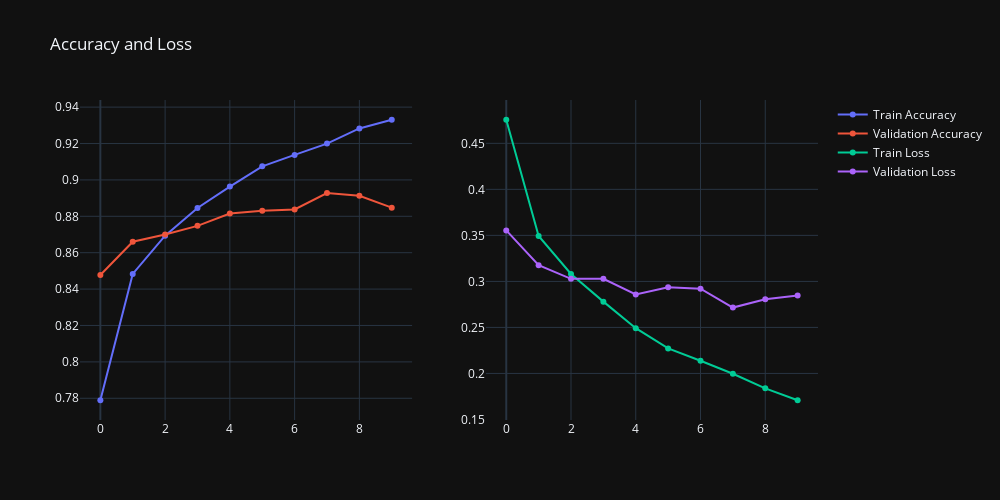

The cell this chart's notebook holds for it:
### Code cell
plot_graphs(history)

### Figure 1 — Plotly figure (JSON) as saved in the notebook; plotly's stock layout.template omitted (floating-point values rounded to 4 significant figures)
{"data": [{"mode": "lines+markers", "name": "Train Accuracy", "type": "scatter", "xaxis": "x", "y": [0.7789, 0.8483, 0.8693, 0.8846, 0.8963, 0.9075, 0.9137, 0.92, 0.9283, 0.9331], "yaxis": "y"}, {"mode": "lines+markers", "name": "Validation Accuracy", "type": "scatter", "xaxis": "x", "y": [0.8478, 0.866, 0.87, 0.8748, 0.8815, 0.883, 0.8838, 0.8928, 0.8913, 0.8848], "yaxis": "y"}, {"mode": "lines+markers", "name": "Train Loss", "type": "scatter", "xaxis": "x2", "y": [0.4756, 0.3494, 0.3081, 0.278, 0.2492, 0.2272, 0.2138, 0.1997, 0.1838, 0.1709], "yaxis": "y2"}, {"mode": "lines+markers", "name": "Validation Loss", "type": "scatter", "xaxis": "x2", "y": [0.3554, 0.3176, 0.3028, 0.3028, 0.2858, 0.2936, 0.2921, 0.2716, 0.2806, 0.2847], "yaxis": "y2"}], "layout": {"height": 500, "title": {"text": "Accuracy and Loss"}, "width": 1000, "xaxis": {"anchor": "y", "domain": [0, 0.45]}, "xaxis2": {"anchor": "y2", "domain": [0.55, 1]}, "yaxis": {"anchor": "x", "domain": [0, 1]}, "yaxis2": {"anchor": "x2", "domain": [0, 1]}}}
